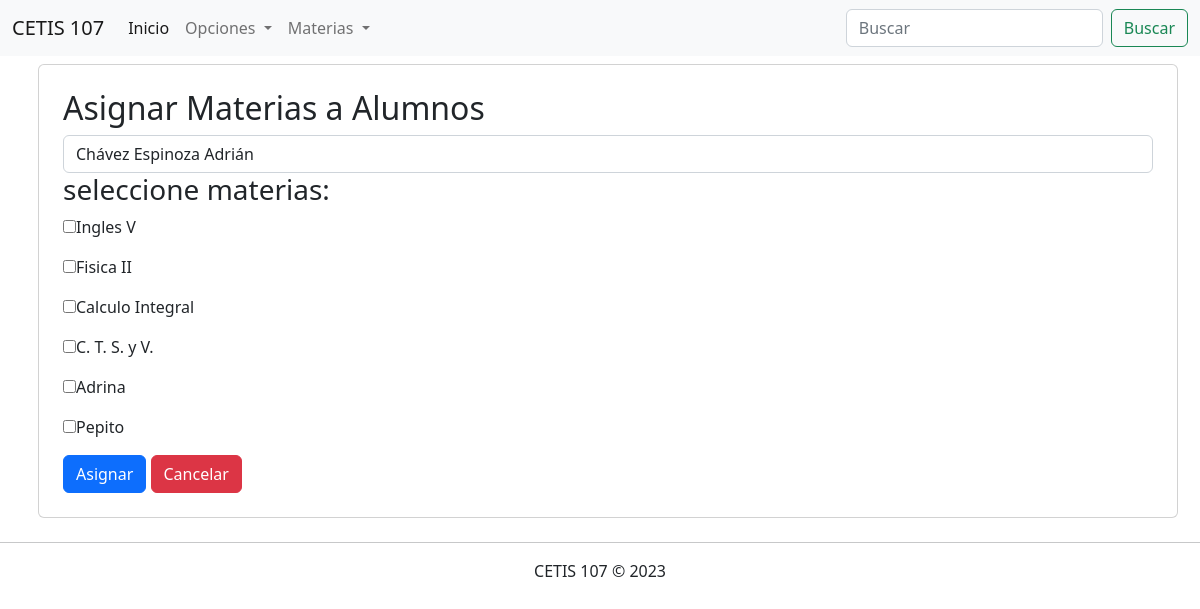
The app's page /asignarMaterias.php, older data.
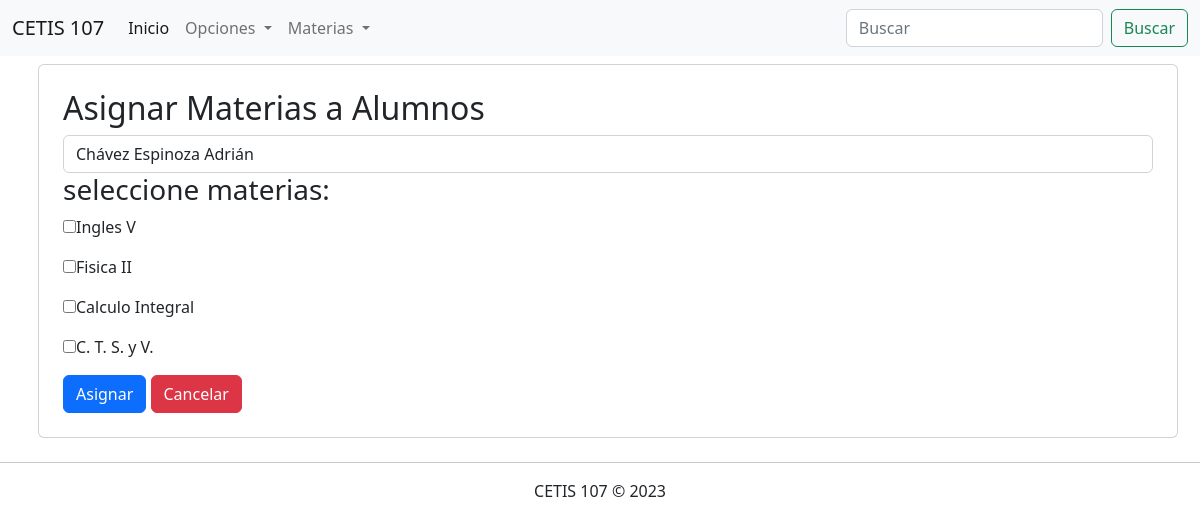
The same page, newer data.
### tables this page shows
CREATE TABLE `materias` (
  `id` int(11) NOT NULL,
  `nombre` varchar(100) NOT NULL,
  `semestre` int(11) NOT NULL,
  `especialidad` varchar(100) NOT NULL
);

### asignarMaterias.php (the view, shortened to what this page needs)
<!DOCTYPE html>
<html lang="en">
<head>
    <link rel="stylesheet" href="css/bootstrap.css">
</head>
<body>
    <?php
        include 'menu.php';
        include 'conexion2.php';
        $sql_alumnos= "SELECT * FROM alumnos";
        $sql_materias= "SELECT * FROM materias";
        $datos_alumnos = $conexion->query($sql_alumnos);
        $datos_materias = $conexion->query($sql_materias);
        ?>
<div class="container">
     <div class="row">
        <div class="col-12 card p-4 m-2">
            <h2>Asignar Materias a Alumnos</h2>
                <form action="">
                     <select name="alumno" class="form-control">
                         <?php if( $datos_alumnos ->num_rows>0){
                            while($registro = $datos_alumnos->fetch_assoc()){ ?>
                                <option value="<?php echo $registro["id"]; ?>"><?php echo $registro["nombre"]; ?></option>
                    <?php } ?>
                 <?php } ?>
             </select>
                <h3>seleccione materias:</h3>
                    <?php if( $datos_alumnos ->num_rows> 0 ){
                        while($registro = $datos_materias->fetch_assoc()){ ?>
                             <p><input type="checkbox" name="materias[]" values="<?php echo $registro["id"]; ?>"><?php echo $registro["nombre"];?></p>
                    <?php }  } ?>
                        <div>
                            <input type="submit" class="btn btn-primary" value="Asignar">
                                <a href="" class="btn btn-danger">Cancelar</a>
                        </div>
                </form>
            </div>
        </div>
     </div>
    <footer class="text-center">
        <hr>
        CETIS 107 &copy; 2023
    </footer>
</body>
</html>

Row changes from the older to the newer data that the page shows:
removed materias: nombre "Adrina"
removed materias: nombre "Pepito"
